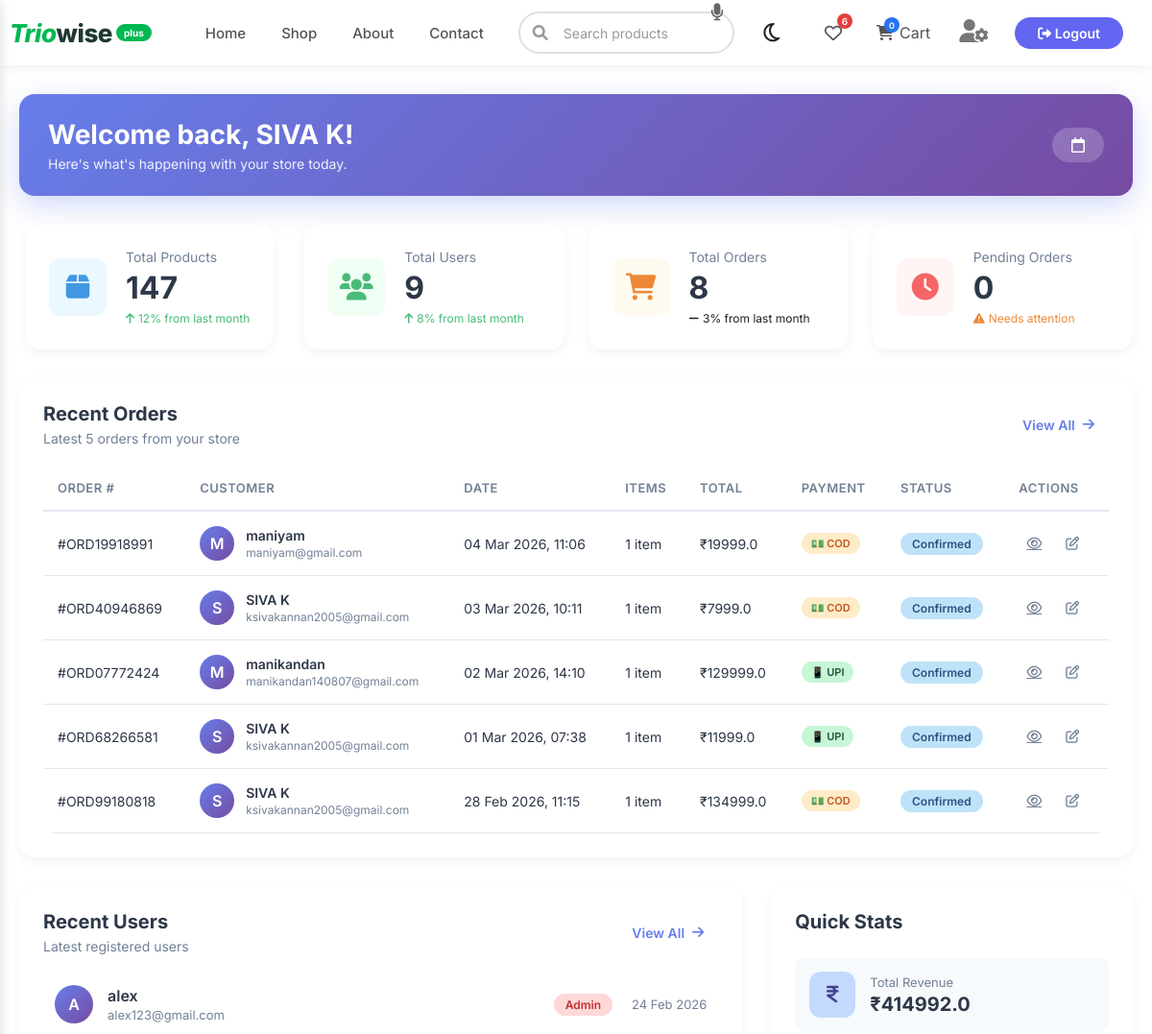
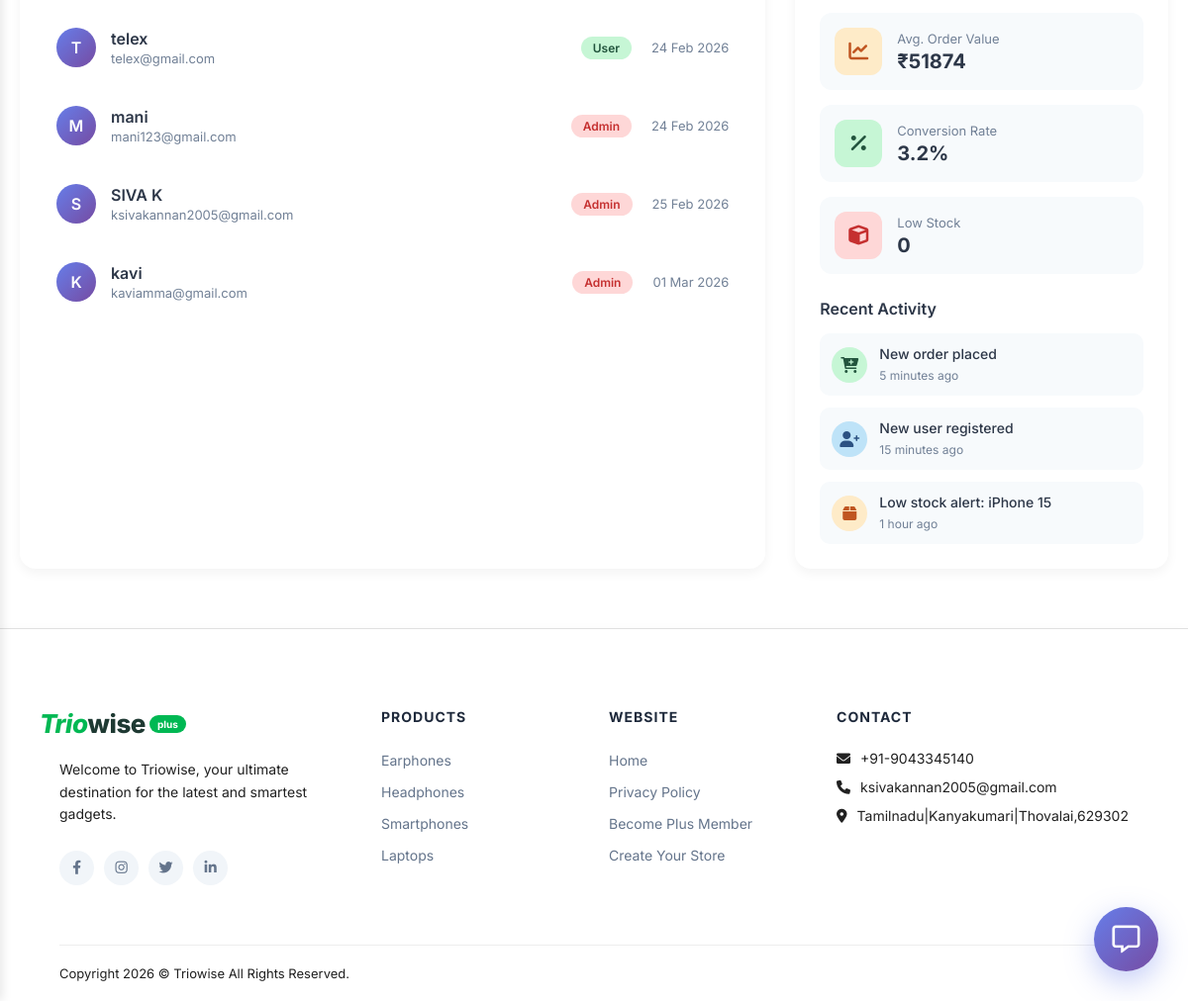
Page /admin/dashboard (signed in) on the committed database (2 pictures, top to bottom).
### models.py (models this page shows, shortened)
class User(UserMixin, db.Model):
    id = db.Column(db.Integer, primary_key=True)
    name = db.Column(db.String(100), nullable=False)
    email = db.Column(db.String(120), unique=True, nullable=False)
    password_hash = db.Column(db.String(200), nullable=False)
    role = db.Column(db.String(20), nullable=False, default='user')
    created_at = db.Column(db.DateTime, default=datetime.utcnow)
    orders = db.relationship('Order', backref='customer', lazy=True)

class Order(db.Model):
    id = db.Column(db.Integer, primary_key=True)
    order_number = db.Column(db.String(20), unique=True, nullable=False)
    user_id = db.Column(db.Integer, db.ForeignKey('user.id'), nullable=False)
    customer_name = db.Column(db.String(100), nullable=False)
    customer_email = db.Column(db.String(120), nullable=False)
    customer_phone = db.Column(db.String(20))
    address = db.Column(db.Text, nullable=False)
    city = db.Column(db.String(100))
    state = db.Column(db.String(100))
    pincode = db.Column(db.String(10))
    payment_method = db.Column(db.String(50))
    subtotal = db.Column(db.Float, default=0)
    shipping = db.Column(db.Float, default=0)
    total = db.Column(db.Float, default=0)
    status = db.Column(db.String(20), default='pending')
    created_at = db.Column(db.DateTime, default=datetime.utcnow)
    items = db.relationship('OrderItem', backref='order', lazy=True, cascade='all, delete-orphan')

### app.py (the view)
@app.route('/admin/dashboard')
@login_required
@admin_required
def admin_dashboard():
    orders = Order.query.order_by(Order.created_at.desc()).all()
    users = User.query.all()
    products = Product.query.all()
    return render_template('admin/dashboard.html', orders=orders, users=users, products=products)

### app.py (called while the page is built)
@login_manager.user_loader
def load_user(user_id):
    return User.query.get(int(user_id))

@app.context_processor
def inject_now():
    from datetime import datetime
    return {'now': datetime.now()}

def admin_required(f):
    @wraps(f)
    def decorated_function(*args, **kwargs):
        if not current_user.is_authenticated or current_user.role != 'admin':
            flash('You need admin privileges to access this page.', 'danger')
            return redirect(url_for('home'))
        return f(*args, **kwargs)
    return decorated_function

@app.context_processor
def inject_now():
    from datetime import datetime
    return {'now': datetime.now()}

### templates/admin/dashboard.html (shortened to what this page needs)
{% extends "base.html" %}
{% block content %}
<div class="dashboard">
    <div class="dashboard-header">
        <div>
            <h1>Welcome back, {{ current_user.name }}!</h1>
            <p class="dashboard-subtitle">Here's what's happening with your store today.</p>
        </div>
        <div class="header-actions">
            <span class="date-badge">
                <i class="fa-regular fa-calendar"></i> {{ current_date }}
            </span>
        </div>
    </div>
    <div class="stats-grid">
        <div class="stat-card products">
            <div class="stat-icon-wrapper">
                <div class="stat-icon">
                    <i class="fa-solid fa-box"></i>
                </div>
            </div>
            <div class="stat-content">
                <span class="stat-label">Total Products</span>
                <div class="stat-value">{{ products|length }}</div>
                <div class="stat-trend positive">
                    <i class="fa-solid fa-arrow-up"></i> 12% from last month
                </div>
            </div>
        </div>
        <div class="stat-card users">
            <div class="stat-icon-wrapper">
                <div class="stat-icon">
                    <i class="fa-solid fa-users"></i>
                </div>
            </div>
            <div class="stat-content">
                <span class="stat-label">Total Users</span>
                <div class="stat-value">{{ users|length }}</div>
                <div class="stat-trend positive">
                    <i class="fa-solid fa-arrow-up"></i> 8% from last month
                </div>
            </div>
        </div>
        <div class="stat-card orders">
            <div class="stat-icon-wrapper">
                <div class="stat-icon">
                    <i class="fa-solid fa-cart-shopping"></i>
                </div>
            </div>
            <div class="stat-content">
                <span class="stat-label">Total Orders</span>
                <div class="stat-value">{{ orders|length }}</div>
                <div class="stat-trend">
                    <i class="fa-solid fa-minus"></i> 3% from last month
                </div>
            </div>
        </div>
        <div class="stat-card pending">
            <div class="stat-icon-wrapper">
                <div class="stat-icon">
                    <i class="fa-solid fa-clock"></i>
                </div>
            </div>
            <div class="stat-content">
                <span class="stat-label">Pending Orders</span>
                <div class="stat-value">{{ orders|selectattr('status', 'equalto', 'pending')|list|length }}</div>
                <div class="stat-trend warning">
                    <i class="fa-solid fa-exclamation-triangle"></i> Needs attention
                </div>
            </div>
        </div>
    </div>
    <div class="dashboard-section">
        <div class="section-header">
            <div>
                <h2>Recent Orders</h2>
                <p class="section-subtitle">Latest {{ orders[:5]|length }} orders from your store</p>
            </div>
            <a href="{{ url_for('admin_orders') }}" class="view-all-link">
                View All <i class="fa-solid fa-arrow-right"></i>
            </a>
        </div>
        <div class="table-container">
            <table class="data-table">
                <thead>
                    <tr>
                        <th>Order #</th>
                        <th>Customer</th>
                        <th>Date</th>
                        <th>Items</th>
                        <th>Total</th>
                        <th>Payment</th>
                        <th>Status</th>
                        <th>Actions</th>
                    </tr>
                </thead>
                <tbody>
                    {% for order in orders[:5] %}
                    <tr>
                        <td class="order-number">#{{ order.order_number }}</td>
                        <td>
                            <div class="customer-cell">
                                <div class="customer-avatar">
                                    {{ order.customer_name[0]|upper }}
                                </div>
                                <div>
                                    <div class="customer-name">{{ order.customer_name }}</div>
                                    <div class="customer-email">{{ order.customer_email }}</div>
                                </div>
                            </div>
                        </td>
                        <td>{{ order.created_at.strftime('%d %b %Y, %H:%M') }}</td>
                        <td>
                            <div class="items-count">
                                {{ order.items|length }} item{{ 's' if order.items|length != 1 else '' }}
                            </div>
                        </td>
                        <td class="order-total">₹{{ order.total }}</td>
                        <td>
                            <span class="payment-badge {{ order.payment_method }}">
                                {% if order.payment_method == 'cod' %}
                                    💵 COD
                                {% elif order.payment_method == 'credit' %}
                                    💳 Credit
                                {% elif order.payment_method == 'upi' %}
                                    📱 UPI
                                {% endif %}
                            </span>
                        </td>
                        <td>
                            <span class="status-badge {{ order.status }}">
                                {{ order.status|title }}
                            </span>
                        </td>
                        <td>
                            <div class="action-buttons">
                                <a href="{{ url_for('order_confirmed', order_id=order.id) }}" class="action-btn view" title="View Order">
                                    <i class="fa-regular fa-eye"></i>
                                </a>
                                <button class="action-btn edit" onclick="editOrder({{ order.id }})" title="Edit Order">
                                    <i class="fa-regular fa-pen-to-square"></i>
                                </button>
                            </div>
                        </td>
                    </tr>
                    {% endfor %}
                </tbody>
            </table>
        </div>
    </div>
    <div class="dashboard-grid">
        <div class="dashboard-section">
            <div class="section-header">
                <div>
                    <h2>Recent Users</h2>
                    <p class="section-subtitle">Latest registered users</p>
                </div>
                <a href="{{ url_for('admin_users') }}" class="view-all-link">
                    View All <i class="fa-solid fa-arrow-right"></i>
                </a>
            </div>
            <div class="users-list">
                {% for user in users[:5] %}
                <div class="user-row">
                    <div class="user-avatar">
                        {{ user.name[0]|upper }}
                    </div>
                    <div class="user-details">
                        <div class="user-name">{{ user.name }}</div>
                        <div class="user-email">{{ user.email }}</div>
                    </div>
                    <div class="user-role">
                        <span class="role-badge {{ user.role }}">
                            {{ user.role|title }}
                        </span>
                    </div>
                    <div class="user-joined">
                        {{ user.created_at.strftime('%d %b %Y') if user.created_at else 'N/A' }}
                    </div>
                </div>
                {% endfor %}
            </div>
        </div>
        <div class="dashboard-section">
            <div class="section-header">
                <h2>Quick Stats</h2>
            </div>
            <div class="quick-stats">
                <div class="quick-stat-item">
                    <div class="quick-stat-icon revenue">
                        <i class="fa-solid fa-indian-rupee-sign"></i>
                    </div>
                    <div class="quick-stat-content">
                        <span class="quick-stat-label">Total Revenue</span>
                        <span class="quick-stat-value">₹{{ orders|sum(attribute='total') }}</span>
                    </div>
                </div>
                <div class="quick-stat-item">
                    <div class="quick-stat-icon average">
                        <i class="fa-solid fa-chart-line"></i>
                    </div>
                    <div class="quick-stat-content">
                        <span class="quick-stat-label">Avg. Order Value</span>
                        <span class="quick-stat-value">₹{{ (orders|sum(attribute='total') / orders|length)|round|int if orders else 0 }}</span>
                    </div>
                </div>
                <div class="quick-stat-item">
                    <div class="quick-stat-icon conversion">
                        <i class="fa-solid fa-percent"></i>
                    </div>
                    <div class="quick-stat-content">
                        <span class="quick-stat-label">Conversion Rate</span>
                        <span class="quick-stat-value">3.2%</span>
                    </div>
                </div>
                <div class="quick-stat-item">
                    <div class="quick-stat-icon products">
                        <i class="fa-solid fa-cube"></i>
                    </div>
                    <div class="quick-stat-content">
                        <span class="quick-stat-label">Low Stock</span>
                        <span class="quick-stat-value">{{ products|selectattr('stock', '<', 10)|list|length }}</span>
                    </div>
                </div>
            </div>
            <div class="recent-activity">
                <h3>Recent Activity</h3>
                <div class="activity-list">
                    <div class="activity-item">
                        <div class="activity-icon success">
                            <i class="fa-solid fa-cart-plus"></i>
                        </div>
                        <div class="activity-details">
                            <span class="activity-text">New order placed</span>
                            <span class="activity-time">5 minutes ago</span>
                        </div>
                    </div>
                    <div class="activity-item">
                        <div class="activity-icon info">
                            <i class="fa-solid fa-user-plus"></i>
                        </div>
                        <div class="activity-details">
                            <span class="activity-text">New user registered</span>
                            <span class="activity-time">15 minutes ago</span>
                        </div>
                    </div>
                    <div class="activity-item">
                        <div class="activity-icon warning">
                            <i class="fa-solid fa-box"></i>
                        </div>
                        <div class="activity-details">
                            <span class="activity-text">Low stock alert: iPhone 15</span>
                            <span class="activity-time">1 hour ago</span>
                        </div>
                    </div>
                </div>
            </div>
        </div>
    </div>
</div>
{% endblock %}

### rows in the picture
User: name "SIVA K", name "S", email "ksivakannan2005@gmail.com", role "Admin", created_at "25 Feb 2026"
Order: order_number "ORD19918991", customer_name "M", customer_name "maniyam", customer_email "maniyam@gmail.com", created_at "04 Mar 2026, 11:06", items|length "1", total "19999.0", payment_method "💵 COD", status "Confirmed"
Order: order_number "ORD40946869", customer_name "S", customer_name "SIVA K", customer_email "ksivakannan2005@gmail.com", created_at "03 Mar 2026, 10:11", items|length "1", total "7999.0", payment_method "💵 COD", status "Confirmed"
Order: order_number "ORD07772424", customer_name "M", customer_name "manikandan", customer_email "manikandan140807@gmail.com", created_at "02 Mar 2026, 14:10", items|length "1", total "129999.0", payment_method "📱 UPI", status "Confirmed"
Order: order_number "ORD68266581", customer_name "S", customer_name "SIVA K", customer_email "ksivakannan2005@gmail.com", created_at "01 Mar 2026, 07:38", items|length "1", total "11999.0", payment_method "📱 UPI", status "Confirmed"
Order: order_number "ORD99180818", customer_name "S", customer_name "SIVA K", customer_email "ksivakannan2005@gmail.com", created_at "28 Feb 2026, 11:15", items|length "1", total "134999.0", payment_method "💵 COD", status "Confirmed"
User: name "A", name "alex", email "alex123@gmail.com", role "Admin", created_at "24 Feb 2026"
User: name "T", name "telex", email "telex@gmail.com", role "User", created_at "24 Feb 2026"
User: name "M", name "mani", email "mani123@gmail.com", role "Admin", created_at "24 Feb 2026"
User: name "K", name "kavi", email "kaviamma@gmail.com", role "Admin", created_at "01 Mar 2026"

### other values in the picture
{{ session.get('cart', [])|length }} "0"
{{ products|length }} "147"
{{ users|length }} "9"
{{ orders|length }} "8"
{{ orders|selectattr('status', 'equalto', 'pending')|list|length }} "0"
{{ orders[:5]|length }} "5"
{{ orders|sum(attribute='total') }} "414992.0"
{{ products|selectattr('stock', '<', 10)|list|length }} "0"
